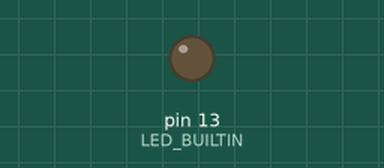
This sketch was run on a simulated Arduino Uno, built for the host (arithmetic inside an expression is 32-bit, double 64-bit). Shown: output pins drawn as LEDs (lit = HIGH).

Above: at 0.1 s.
At 1.1 s:
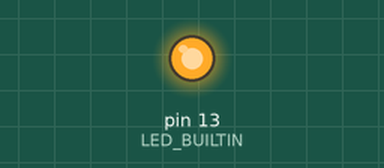
Timing chart, 0 to 7.5 s (numbered marks = the images above):
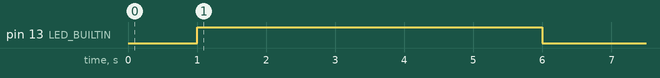

The sketch:

MBoardDrive.ino
```cpp
/***
 * MBoard drive test
 *
 * Programma di test per pilotare la scheda madre dell'hoverboard
 * da Arduin
 *
 * Basato sullo scketch di hacking si Drew Dibble
 * http://drewspewsmuse.blogspot.com/2016/06/how-i-hacked-self-balancing-scooter.html
 * https://github.com/addibble/HoverboardController
 *
 * Usa 9bit software serial sviluppato da Drew Dibble.
 *
 * by Alberto Trentadue 2019
 */
#include <SoftwareSerial9.h>

#define SERIALRX_SENS 2 //RX dal punto di vista di Arduino
#define SERIALTX_SENS 4 //TX dal punto di vista di Arduino
#define CONTROLLO 5     //Pin di controllo pendenza: LOW positivo (avanti), HIGH negativo (indietro)
#define END_INIT 6      //Pin di terminazione della fase di init, quando passa in HIGH

// interfaccia verso la scheda scheda madre dell'hoverboard
SoftwareSerial9 sensPort(SERIALRX_SENS, SERIALTX_SENS);

//Trame seriali predefinite
uint16_t SEQ_INIT[10] =       { 256,  0,  0, 0, 0, 170,   0,  0,  63, 0 };
uint16_t seq_run[10] =        { 256,  0,  0, 0, 0,  85,  88, 88,  63, 0 };

#define INIT_REPEAT 130  //numero di sequenze della trama di inizializzazione
#define PRE_REPEAT 300   //numero di sequenza della fase di preavvio

//Valore della pendenza. servono 16 bit più 3 per la riduzione della variabilità
long pendenza = 0L;
int valore_crescente = 4096; //0x40 shiftato a sinistra di 6 bit
int contapassi = 0;          //passi prima di modificare i valori #1 e #2 della sequenza di run

void setup() {

  pinMode(SERIALRX_SENS, INPUT);
  //pinMode(CONTROLLO, INPUT_PULLUP);
  pinMode(END_INIT, INPUT_PULLUP);
  pinMode(LED_BUILTIN, OUTPUT);

  //Inizializza la seriale di debug.
  Serial.begin(230400);

  //Nota: per default, l'ultima porta inizializzata è in listen
  sensPort.begin(51814); // bit time = 19,3us

  digitalWrite(LED_BUILTIN, LOW);

  delay(1000);

  digitalWrite(LED_BUILTIN, HIGH);
  //Invio sequenza di inizializzazione
  sequenza_iniziale();
}

void loop() {

  //Invio sequenza di marcia
  sequenza_marcia();

}

/**
 * Invia le trame della sequenza inziale per un tempo
 * di circa 300ms
 */
void sequenza_iniziale(void)
{
  long tm = millis();
  //for (int i=0; i<INIT_REPEAT; i++)
  while (millis() - tm < 5000) { //Alcuni secondi per avviare la marcia normale
    invia_sequenza(SEQ_INIT);
    delayMicroseconds(20);
  }
  digitalWrite(LED_BUILTIN, LOW);
  //Sequenze di pre-avvio
  for (int i=0; i<PRE_REPEAT; i++) {
    invia_sequenza(seq_run);
    delayMicroseconds(20);
  }

}

/**
 * Invia le sequenza di marcia definita dalla pendenza corrente
 */
void sequenza_marcia(void)
{
  contapassi = (contapassi + 1) % 2000;

  //pendenza = 80 * (sin(contapassi * 0.00157) +1);
  pendenza = 40;
  uint16_t p = (pendenza >> 3) & 0xFFFF; //shiftato di 3 bit per rendere le variazioni più lente.

  seq_run[1] = (uint16_t)(p & 0xFF); //LSB
  seq_run[2] = (uint16_t)(p >> 8);   //MSB
  seq_run[3] = seq_run[1];
  seq_run[4] = seq_run[2];

  //Serial.println(seq_run[1]);
  //Serial.println(seq_run[2]);

  if ((contapassi % 40) < 20) {
    seq_run[6]=88;
    seq_run[7]=88;
  }
  else {
    seq_run[6]=87;
    seq_run[7]=87;
  }

  valore_crescente += int((14720 - valore_crescente) / 320); //Andamento esponenziale asintotico tende a 230 * 64 = 14720
  seq_run[8]=(uint16_t)valore_crescente >> 6;  //scalatura di 6 bit come divisione intera per 64

  invia_sequenza(seq_run);
  delayMicroseconds(20);

}

/**
 * Invia una sequenza di 10 interi
 */
void invia_sequenza(int seq[])
{
  for (byte i=0; i<10; i++) sensPort.write9(seq[i]);
}
```
